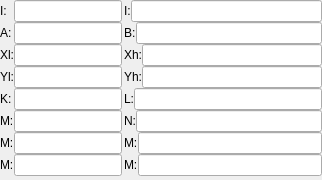
<?xml version="1.0" encoding="UTF-8"?>
<ui version="4.0">
 <class>CRegsSc61860Widget</class>
 <widget class="QWidget" name="CRegsSc61860Widget">
  <property name="geometry">
   <rect>
    <x>0</x>
    <y>0</y>
    <width>322</width>
    <height>180</height>
   </rect>
  </property>
  <property name="sizePolicy">
   <sizepolicy hsizetype="Minimum" vsizetype="Minimum">
    <horstretch>0</horstretch>
    <verstretch>0</verstretch>
   </sizepolicy>
  </property>
  <property name="maximumSize">
   <size>
    <width>322</width>
    <height>180</height>
   </size>
  </property>
  <property name="windowTitle">
   <string>Form</string>
  </property>
  <layout class="QVBoxLayout" name="verticalLayout_3">
   <property name="spacing">
    <number>2</number>
   </property>
   <property name="sizeConstraint">
    <enum>QLayout::SetMinimumSize</enum>
   </property>
   <property name="margin">
    <number>0</number>
   </property>
   <item>
    <layout class="QHBoxLayout" name="horizontalLayout_17">
     <property name="sizeConstraint">
      <enum>QLayout::SetMinimumSize</enum>
     </property>
     <item>
      <layout class="QVBoxLayout" name="verticalLayout">
       <property name="spacing">
        <number>0</number>
       </property>
       <property name="sizeConstraint">
        <enum>QLayout::SetFixedSize</enum>
       </property>
       <item>
        <layout class="QHBoxLayout" name="horizontalLayout">
         <property name="sizeConstraint">
          <enum>QLayout::SetMinimumSize</enum>
         </property>
         <item>
          <widget class="QLabel" name="label">
           <property name="text">
            <string>I:</string>
           </property>
          </widget>
         </item>
         <item>
          <widget class="QLineEdit" name="reg00">
           <property name="sizePolicy">
            <sizepolicy hsizetype="Fixed" vsizetype="Fixed">
             <horstretch>0</horstretch>
             <verstretch>0</verstretch>
            </sizepolicy>
           </property>
           <property name="minimumSize">
            <size>
             <width>20</width>
             <height>0</height>
            </size>
           </property>
          </widget>
         </item>
        </layout>
       </item>
       <item>
        <layout class="QHBoxLayout" name="horizontalLayout_2">
         <property name="sizeConstraint">
          <enum>QLayout::SetMinimumSize</enum>
         </property>
         <item>
          <widget class="QLabel" name="label_2">
           <property name="text">
            <string>A:</string>
           </property>
          </widget>
         </item>
         <item>
          <widget class="QLineEdit" name="reg00_2">
           <property name="sizePolicy">
            <sizepolicy hsizetype="Fixed" vsizetype="Fixed">
             <horstretch>0</horstretch>
             <verstretch>0</verstretch>
            </sizepolicy>
           </property>
           <property name="minimumSize">
            <size>
             <width>20</width>
             <height>0</height>
            </size>
           </property>
          </widget>
         </item>
        </layout>
       </item>
       <item>
        <layout class="QHBoxLayout" name="horizontalLayout_3">
         <property name="sizeConstraint">
          <enum>QLayout::SetMinimumSize</enum>
         </property>
         <item>
          <widget class="QLabel" name="label_3">
           <property name="text">
            <string>Xl:</string>
           </property>
          </widget>
         </item>
         <item>
          <widget class="QLineEdit" name="reg00_3">
           <property name="sizePolicy">
            <sizepolicy hsizetype="Fixed" vsizetype="Fixed">
             <horstretch>0</horstretch>
             <verstretch>0</verstretch>
            </sizepolicy>
           </property>
           <property name="minimumSize">
            <size>
             <width>20</width>
             <height>0</height>
            </size>
           </property>
          </widget>
         </item>
        </layout>
       </item>
       <item>
        <layout class="QHBoxLayout" name="horizontalLayout_7">
         <property name="sizeConstraint">
          <enum>QLayout::SetMinimumSize</enum>
         </property>
         <item>
          <widget class="QLabel" name="label_7">
           <property name="text">
            <string>Yl:</string>
           </property>
          </widget>
         </item>
         <item>
          <widget class="QLineEdit" name="reg00_7">
           <property name="sizePolicy">
            <sizepolicy hsizetype="Fixed" vsizetype="Fixed">
             <horstretch>0</horstretch>
             <verstretch>0</verstretch>
            </sizepolicy>
           </property>
           <property name="minimumSize">
            <size>
             <width>20</width>
             <height>0</height>
            </size>
           </property>
          </widget>
         </item>
        </layout>
       </item>
       <item>
        <layout class="QHBoxLayout" name="horizontalLayout_9">
         <property name="sizeConstraint">
          <enum>QLayout::SetMinimumSize</enum>
         </property>
         <item>
          <widget class="QLabel" name="label_9">
           <property name="text">
            <string>K:</string>
           </property>
          </widget>
         </item>
         <item>
          <widget class="QLineEdit" name="reg00_9">
           <property name="sizePolicy">
            <sizepolicy hsizetype="Fixed" vsizetype="Fixed">
             <horstretch>0</horstretch>
             <verstretch>0</verstretch>
            </sizepolicy>
           </property>
           <property name="minimumSize">
            <size>
             <width>20</width>
             <height>0</height>
            </size>
           </property>
          </widget>
         </item>
        </layout>
       </item>
       <item>
        <layout class="QHBoxLayout" name="horizontalLayout_11">
         <property name="sizeConstraint">
          <enum>QLayout::SetMinimumSize</enum>
         </property>
         <item>
          <widget class="QLabel" name="label_11">
           <property name="text">
            <string>M:</string>
           </property>
          </widget>
         </item>
         <item>
          <widget class="QLineEdit" name="reg00_11">
           <property name="sizePolicy">
            <sizepolicy hsizetype="Fixed" vsizetype="Fixed">
             <horstretch>0</horstretch>
             <verstretch>0</verstretch>
            </sizepolicy>
           </property>
           <property name="minimumSize">
            <size>
             <width>20</width>
             <height>0</height>
            </size>
           </property>
          </widget>
         </item>
        </layout>
       </item>
       <item>
        <layout class="QHBoxLayout" name="horizontalLayout_13">
         <property name="sizeConstraint">
          <enum>QLayout::SetMinimumSize</enum>
         </property>
         <item>
          <widget class="QLabel" name="label_13">
           <property name="text">
            <string>M:</string>
           </property>
          </widget>
         </item>
         <item>
          <widget class="QLineEdit" name="reg00_13">
           <property name="sizePolicy">
            <sizepolicy hsizetype="Fixed" vsizetype="Fixed">
             <horstretch>0</horstretch>
             <verstretch>0</verstretch>
            </sizepolicy>
           </property>
           <property name="minimumSize">
            <size>
             <width>20</width>
             <height>0</height>
            </size>
           </property>
          </widget>
         </item>
        </layout>
       </item>
       <item>
        <layout class="QHBoxLayout" name="horizontalLayout_15">
         <property name="sizeConstraint">
          <enum>QLayout::SetMinimumSize</enum>
         </property>
         <item>
          <widget class="QLabel" name="label_15">
           <property name="text">
            <string>M:</string>
           </property>
          </widget>
         </item>
         <item>
          <widget class="QLineEdit" name="reg00_15">
           <property name="sizePolicy">
            <sizepolicy hsizetype="Fixed" vsizetype="Fixed">
             <horstretch>0</horstretch>
             <verstretch>0</verstretch>
            </sizepolicy>
           </property>
           <property name="minimumSize">
            <size>
             <width>20</width>
             <height>0</height>
            </size>
           </property>
          </widget>
         </item>
        </layout>
       </item>
      </layout>
     </item>
     <item>
      <layout class="QVBoxLayout" name="verticalLayout_2">
       <property name="spacing">
        <number>0</number>
       </property>
       <item>
        <layout class="QHBoxLayout" name="horizontalLayout_4">
         <property name="sizeConstraint">
          <enum>QLayout::SetMinimumSize</enum>
         </property>
         <item>
          <widget class="QLabel" name="label_4">
           <property name="text">
            <string>I:</string>
           </property>
          </widget>
         </item>
         <item>
          <widget class="QLineEdit" name="reg00_4">
           <property name="minimumSize">
            <size>
             <width>20</width>
             <height>0</height>
            </size>
           </property>
          </widget>
         </item>
        </layout>
       </item>
       <item>
        <layout class="QHBoxLayout" name="horizontalLayout_5">
         <property name="sizeConstraint">
          <enum>QLayout::SetMinimumSize</enum>
         </property>
         <item>
          <widget class="QLabel" name="label_5">
           <property name="text">
            <string>B:</string>
           </property>
          </widget>
         </item>
         <item>
          <widget class="QLineEdit" name="reg00_5">
           <property name="minimumSize">
            <size>
             <width>20</width>
             <height>0</height>
            </size>
           </property>
          </widget>
         </item>
        </layout>
       </item>
       <item>
        <layout class="QHBoxLayout" name="horizontalLayout_6">
         <property name="sizeConstraint">
          <enum>QLayout::SetMinimumSize</enum>
         </property>
         <item>
          <widget class="QLabel" name="label_6">
           <property name="text">
            <string>Xh:</string>
           </property>
          </widget>
         </item>
         <item>
          <widget class="QLineEdit" name="reg00_6">
           <property name="minimumSize">
            <size>
             <width>20</width>
             <height>0</height>
            </size>
           </property>
          </widget>
         </item>
        </layout>
       </item>
       <item>
        <layout class="QHBoxLayout" name="horizontalLayout_8">
         <property name="sizeConstraint">
          <enum>QLayout::SetMinimumSize</enum>
         </property>
         <item>
          <widget class="QLabel" name="label_8">
           <property name="text">
            <string>Yh:</string>
           </property>
          </widget>
         </item>
         <item>
          <widget class="QLineEdit" name="reg00_8">
           <property name="minimumSize">
            <size>
             <width>20</width>
             <height>0</height>
            </size>
           </property>
          </widget>
         </item>
        </layout>
       </item>
       <item>
        <layout class="QHBoxLayout" name="horizontalLayout_10">
         <property name="sizeConstraint">
          <enum>QLayout::SetMinimumSize</enum>
         </property>
         <item>
          <widget class="QLabel" name="label_10">
           <property name="text">
            <string>L:</string>
           </property>
          </widget>
         </item>
         <item>
          <widget class="QLineEdit" name="reg00_10">
           <property name="minimumSize">
            <size>
             <width>20</width>
             <height>0</height>
            </size>
           </property>
          </widget>
         </item>
        </layout>
       </item>
       <item>
        <layout class="QHBoxLayout" name="horizontalLayout_12">
         <property name="sizeConstraint">
          <enum>QLayout::SetMinimumSize</enum>
         </property>
         <item>
          <widget class="QLabel" name="label_12">
           <property name="text">
            <string>N:</string>
           </property>
          </widget>
         </item>
         <item>
          <widget class="QLineEdit" name="reg00_12">
           <property name="minimumSize">
            <size>
             <width>20</width>
             <height>0</height>
            </size>
           </property>
          </widget>
         </item>
        </layout>
       </item>
       <item>
        <layout class="QHBoxLayout" name="horizontalLayout_14">
         <property name="sizeConstraint">
          <enum>QLayout::SetMinimumSize</enum>
         </property>
         <item>
          <widget class="QLabel" name="label_14">
           <property name="text">
            <string>M:</string>
           </property>
          </widget>
         </item>
         <item>
          <widget class="QLineEdit" name="reg00_14">
           <property name="minimumSize">
            <size>
             <width>20</width>
             <height>0</height>
            </size>
           </property>
          </widget>
         </item>
        </layout>
       </item>
       <item>
        <layout class="QHBoxLayout" name="horizontalLayout_16">
         <property name="sizeConstraint">
          <enum>QLayout::SetMinimumSize</enum>
         </property>
         <item>
          <widget class="QLabel" name="label_16">
           <property name="text">
            <string>M:</string>
           </property>
          </widget>
         </item>
         <item>
          <widget class="QLineEdit" name="reg00_16">
           <property name="minimumSize">
            <size>
             <width>20</width>
             <height>0</height>
            </size>
           </property>
          </widget>
         </item>
        </layout>
       </item>
      </layout>
     </item>
    </layout>
   </item>
   <item>
    <spacer name="verticalSpacer">
     <property name="orientation">
      <enum>Qt::Vertical</enum>
     </property>
     <property name="sizeHint" stdset="0">
      <size>
       <width>20</width>
       <height>40</height>
      </size>
     </property>
    </spacer>
   </item>
  </layout>
 </widget>
 <resources/>
 <connections/>
</ui>
